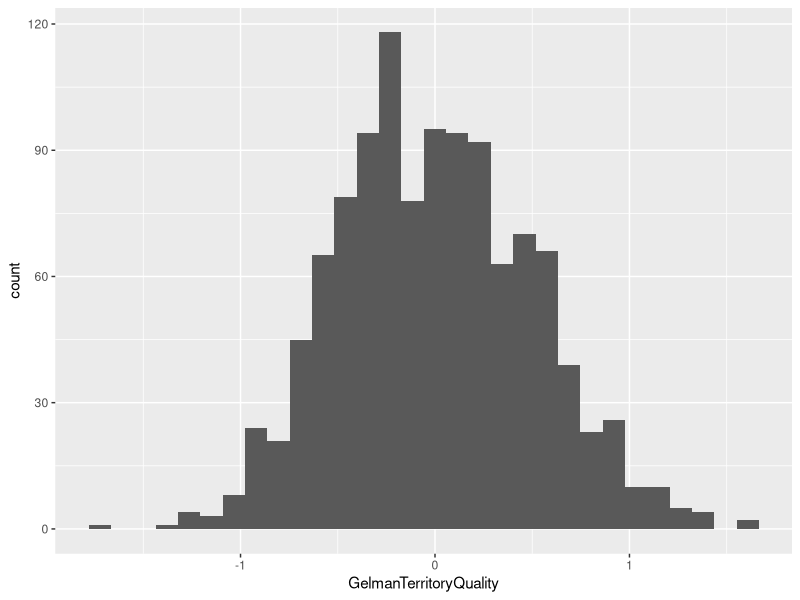
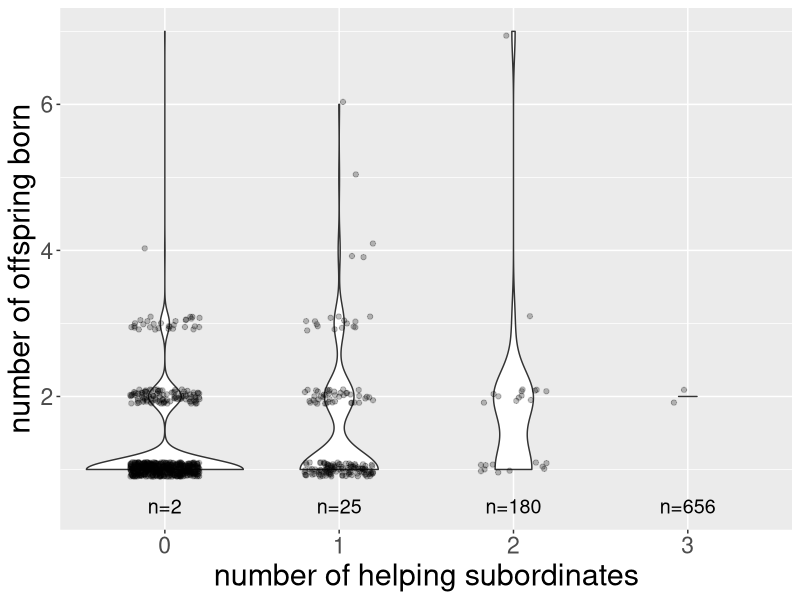
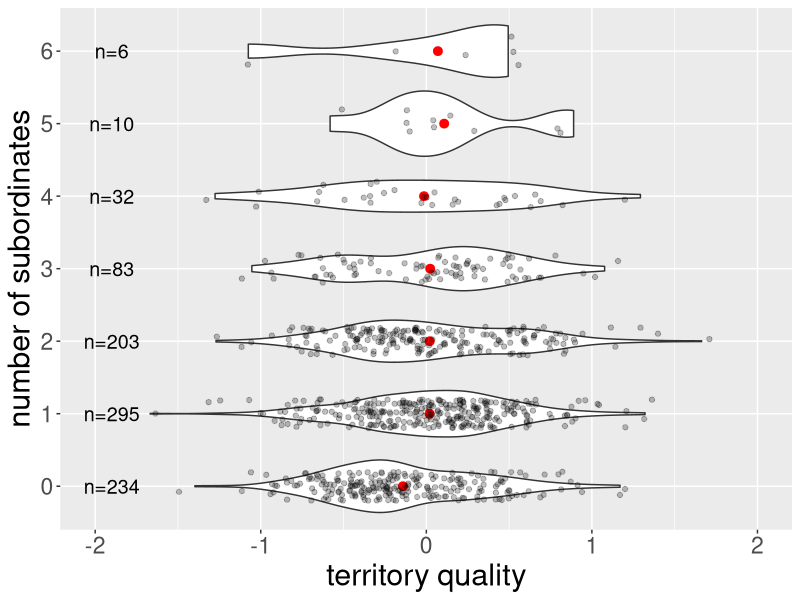

R code for these plots, in order:
## ---- chunk 1
library(knitr)
knitr::opts_chunk$set(echo = TRUE)
knitr::opts_chunk$set(tidy.opts = list(width.cutoff = 60), tidy = TRUE)


## ---- chunk 2
library(ggplot2)
library(dplyr)
library(plyr)
library(tidyverse)
library(ggpubr)
library(lme4)
library(readxl)

setwd("~/Desktop/Seychelles Warblers/MSc_thesis_Kiran_Lee_2021")


# territory quality data
YearlyTQData <- read_excel("YearlyTQ.xlsx")
TQ <- read_excel("TQ.xlsx")
TQ<-rename(TQ, c("PeriodYear"="Year"))
TQ<-rename(TQ, c("TQcorrected"="TerritoryQuality"))
TQ<-subset(TQ,  !is.na(TerritoryQuality))
TQ$logTerritoryQuality<-log(TQ$TerritoryQuality)
TQ$GelmanTerritoryQuality<-(TQ$logTerritoryQuality)-(mean(TQ$logTerritoryQuality))/(2*sd(TQ$logTerritoryQuality))  # transform territory quality

# sex ratio data
FullestSexRatioData <- read_excel("FullestSexRatioData.xlsx")
Data <- subset(FullestSexRatioData, !is.na(Year))
Data <- subset(Data, !is.na(Sex))
Data <- subset(Data, !is.na(TerritoryQuality))
Data <- subset(Data, pParentage>0.5) #choose chicks who's parentage is known with higher than half probability
Data$MumID[Data$MumID == "-998"] <- NA
Data$GelmanTerritoryQuality<-(log(Data$TerritoryQuality)-(mean(log(Data$TerritoryQuality))))/(2*sd(log(Data$TerritoryQuality))) # transform territory quality
ggplot(data=Data, aes(x=GelmanTerritoryQuality))+
  geom_histogram() #histogram to see spread of gelman territory quality. looks good


# status of each bird in field season
BirdIDSexYear <- read_excel("BirdIDSexYear.xlsx")

#create dataframe with summary stats per territory and then add this to other dataframes
TerritoryIDGroupStat<-ddply(Data, .(TerritoryID),summarise,
                   MeanTQbetweenyears= mean(TerritoryQuality),
                   RangeTQbetweenyears=max(TerritoryQuality)-min(TerritoryQuality),
                   sdTQbetweenyears= sd(TerritoryQuality),
                   SexRatiobetweenyears= mean(Sex),
                   cvTQbetweenyears= sdTQbetweenyears/MeanTQbetweenyears)
#add cvTQbetweenyears column
Data<-merge(x = Data , y = TerritoryIDGroupStat[ , c("TerritoryID", "cvTQbetweenyears")], by = "TerritoryID", all.x=TRUE)

# subset data so each row is a breedgroup in a field season
TData<-ddply(Data, .(Year, BreedGroupID, TerritoryID, nHelpers, nAB, nABX, nAllAB,nHelpersABX, nAdults,cvTQbetweenyears,nOffspringBreedGroup, FieldPeriodID),summarise, #This subset is important to not pseudoreplicate females offspring sex ratios. It takes the mean sex ratio when clutch size is bigger than 1.
             SexRatio= mean(Sex),
             TerritoryQuality= mean(TerritoryQuality),
             GelmanTerritoryQuality=mean(GelmanTerritoryQuality),
             nFem= length(Sex[Sex=="0"]), # number females per Year and territory ID
             nMale= length(Sex[Sex=="1"]),# number of males per year and territory ID
             nMums=n_distinct(MumID, na.rm = FALSE)
             
) 
#create dataframe with summary stats for each year on territory quality
TQgroupstata<-ddply(TQ, .(Year),summarise,
        MeanTQ= mean(TerritoryQuality),
        RangeTQ=max(TerritoryQuality)-min(TerritoryQuality),
        sdTQ= sd(TerritoryQuality),
        cvTQ= sdTQ/MeanTQ)
#add column of how variable territory qualities are within a year
TData<-merge(x = TData , y = TQgroupstata[ , c("Year", "cvTQ")], by = "Year", all.x=TRUE)
#make breedgroupid a factor
TData$BreedGroupID<- as.factor(TData$BreedGroupID)
#add a column for subordinate non-helpers
TData$NonHelpers<-TData$nAdults - TData$nHelpersABX
#add in the dominant mum and dad id for each breed group
DominantMaleIDSexYear<-subset(BirdIDSexYear, Status=="BrM")
DominantMaleIDSexYear$MaleID<-DominantMaleIDSexYear$BirdID

DominantFemaleIDSexYear<-subset(BirdIDSexYear, Status=="BrF")
DominantFemaleIDSexYear$FemaleID<-DominantFemaleIDSexYear$BirdID

TData<-merge(x = TData, y = DominantMaleIDSexYear[ , c("BreedGroupID", "MaleID")], by = "BreedGroupID", all.x=TRUE)
TData<-merge(x = TData, y = DominantFemaleIDSexYear[ , c("BreedGroupID", "FemaleID")], by = "BreedGroupID", all.x=TRUE)
#add column of how variable a territory's quality is
TData<-merge(x = TData , y = TerritoryIDGroupStat[ , c("TerritoryID", "cvTQbetweenyears")], by = "TerritoryID", all.x=TRUE)
#add column of how variable territory qualities are within a year
TData<-merge(x = TData , y = TQgroupstata[ , c("Year", "cvTQ")], by = "Year", all.x=TRUE)
TData$BreedGroupID<- as.factor(TData$BreedGroupID)

#create dataframe with summary stats for each year on territory quality
TQgroupstata<-ddply(TQ, .(Year),summarise,
        MeanTQ= mean(TerritoryQuality),
        RangeTQ=max(TerritoryQuality)-min(TerritoryQuality),
        sdTQ= sd(TerritoryQuality),
        cvTQ= sdTQ/MeanTQ)

##create dataframe with summary stats for each year on numbers daughters and males and territory quality 
DataGroupStat<-ddply(Data, .(Year),summarise,
                   MeanTQ= mean(TerritoryQuality),
                   RangeTQ=max(TerritoryQuality)-min(TerritoryQuality),
                   sdTQ= sd(TerritoryQuality),
                   OffspringSexRatio= mean(Sex), # mean offspring sex ratio had in that year
                   cvTQ= sdTQ/MeanTQ,
                   nDaughters= length(Sex[Sex=="0"]), # number daughters had in that year
                   nSons= length(Sex[Sex=="1"])) # number sons had in that year




# add fieldperiod start and end dates into dataframes
#first create dataframe with summary stats per fieldperiod
FieldPeriodIDGroupStat<-ddply(BirdIDSexYear, .(FieldPeriodID, PeriodEnd, PeriodStart),summarise,
                              nFem= length(Sex[Sex=="0"]),
                              nMale= length(Sex[Sex=="1"]))
FieldPeriodIDGroupStat$PeriodLength<-FieldPeriodIDGroupStat$PeriodEnd-FieldPeriodIDGroupStat$PeriodStart

Data<-merge(x = Data , y = FieldPeriodIDGroupStat [ , c("FieldPeriodID", "PeriodStart")], by = "FieldPeriodID", all.x=TRUE)
Data<-merge(x = Data , y = FieldPeriodIDGroupStat [ , c("FieldPeriodID", "PeriodEnd")], by = "FieldPeriodID", all.x=TRUE)
Data<-merge(x = Data , y = FieldPeriodIDGroupStat [ , c("FieldPeriodID", "PeriodLength")], by = "FieldPeriodID", all.x=TRUE)
TData<-merge(x = TData , y = FieldPeriodIDGroupStat [ , c("FieldPeriodID", "PeriodLength")], by = "FieldPeriodID", all.x=TRUE)

# create sex ratio data including mum's status
PedigreePlusStatus<- read_excel("PedigreePlusStatus.xlsx")
MumStatus <- subset(PedigreePlusStatus, !is.na(Year))
MumStatus <- subset(MumStatus, !is.na(Sex))
MumStatus <- subset(MumStatus, !is.na(TerritoryQuality))
MumStatus <- subset(MumStatus, pParentage>0.5) #choose chicks who's parentage is known with higher than half probability
MumStatus$MumID <- as.character(MumStatus$MumID)
MumStatus$MumID[MumStatus$MumID == "-998"] <- "NA"
MumStatus$MumID<- as.factor(MumStatus$MumID)
MumStatus$TerritoryQuality<-as.numeric(gsub(",", ".", MumStatus$TerritoryQuality))
MumStatus$GelmanTerritoryQuality<-(log(MumStatus$TerritoryQuality)-(mean(log(MumStatus$TerritoryQuality))))/(2*sd(log(MumStatus$TerritoryQuality)))
#add cvTQbetweenyears column
MumStatus<-merge(x = MumStatus , y = TerritoryIDGroupStat[ , c("TerritoryID", "cvTQbetweenyears")], by = "TerritoryID", all.x=TRUE)
Mumstatusgroupstat<-ddply(MumStatus, .(MumID,BreedGroupID,TerritoryID,GelmanTerritoryQuality,FieldPeriodID,nHelpers, nAB, nABX, nAllAB, nHelpersABX, nAdults,Year,cvTQbetweenyears,Status),summarise,
                    OffspringSexRatio= mean(Sex),
                    nFem= length(Sex[Sex=="0"]), # number females per treatment group
                    nMale= length(Sex[Sex=="1"]))

Mumstatusgroupstat$ClutchSize<-Mumstatusgroupstat$nFem+Mumstatusgroupstat$nMale
Mumstatusgroupstat<-merge(x = Mumstatusgroupstat , y = FieldPeriodIDGroupStat [ , c("FieldPeriodID", "PeriodLength")], by = "FieldPeriodID", all.x=TRUE)
# assign dominancy to mums
MumStatus$StatusBrF<-revalue(MumStatus$Status, c(ABX="NonBrF",H="NonBrF",AB="NonBrF",NSA="NonBrF",SEEN1="NonBrF",SEEN2="NonBrF",NS="NonBrF",OFL="NonBrF",SBR="NonBrF",TBRF="NonBrF"))
Mumstatusgroupstat$Dominant<-Mumstatusgroupstat$Status
Mumstatusgroupstat$Dominant[Mumstatusgroupstat$Status!="BrF"] <- 0
Mumstatusgroupstat$Dominant[Mumstatusgroupstat$Status=="BrF"] <- 1
Mumstatusgroupstat$NonHelpers<-Mumstatusgroupstat$nAdults - Mumstatusgroupstat$nHelpersABX
Mumstatusgroupstat$Dominant<-as.factor(Mumstatusgroupstat$Dominant)

#mum group stat. My dataset contains 995 mums and 1034 dads.
Mumgroupstat<-ddply(Data, .(MumID,BreedGroupID,GelmanTerritoryQuality,nHelpers, nAB, nABX, nAllAB,nHelpersABX, nAdults,Year,cvTQbetweenyears,PeriodLength),summarise,
                          OffspringSexRatio= mean(Sex),
                          nFem= length(Sex[Sex=="0"]), # number females per treatment group
                          nMale= length(Sex[Sex=="1"]))
Mumgroupstat$ClutchSize<-Mumgroupstat$nFem+Mumgroupstat$nMale



## ---- chunk 3
mean(Data$pParentage)
sd(Data$pParentage, na.rm=TRUE) /  
  sqrt(length(Data$pParentage[!is.na(Data$pParentage)]))
nrow(Data)
## ---- chunk 4

## ---- chunk 5
table(Mumgroupstat$ClutchSize)
mean(Mumgroupstat$ClutchSize)
sd(Mumgroupstat$ClutchSize, na.rm=TRUE) /  
  sqrt(length(Mumgroupstat$ClutchSize[!is.na(Mumgroupstat$ClutchSize)]))
## ---- chunk 6
table(MumStatus$StatusBrF)
## ---- chunk 7
mean(TData$nOffspringBreedGroup)
sd(TData$nOffspringBreedGroup, na.rm=TRUE) /  
  sqrt(length(TData$nOffspringBreedGroup[!is.na(TData$nOffspringBreedGroup)]))
## ---- chunk 8
#Territories with more helpers have larger clutches visually
table(TData$nHelpers)

ggplot(data=subset(TData), aes(x=factor(nHelpers), y=nOffspringBreedGroup))+
 geom_violin() +
  stat_summary(fun.data=mean_sdl, mult=1, 
                 geom="pointrange", color="red")+
  geom_jitter(alpha = .25, width = .2, height = 0.1) +
  ylim(1,7)+ 
  labs(x= "number of helping subordinates", y="number of offspring born")+
  theme(axis.title.x = element_text(size = rel(2)),
        axis.title.y = element_text(size = rel(2)),
        axis.text =element_text(size = rel(1.5)))+
  annotate("text", size=5,y = 0.5, x = 1, label = "n=2")+
  annotate("text",size=5, y = 0.5, x = 2, label = "n=25")+
  annotate("text", size=5, y = 0.5, x = 3, label = "n=180")+
  annotate("text", size=5,y = 0.5, x =4, label = "n=656")+
  ylim(0.5,7)

mm<-glmer(nOffspringBreedGroup ~ GelmanTerritoryQuality +nHelpers + NonHelpers +PeriodLength + (1|TerritoryID) + (1|FieldPeriodID)+ (1|MaleID)+ (1|FemaleID), data=TData, family=poisson)
summary(mm)
drop1(mm, test="Chisq")
## ---- chunk 9
mmm<-glmer(nAdults~GelmanTerritoryQuality + (1|FieldPeriodID) + (1|TerritoryID) + (1|MaleID) + (1|FemaleID), data=TData, family=poisson)
summary(mmm)
drop1(mmm, test="Chisq")

ggplot(data=TData, aes(x=factor(nAdults) , y=GelmanTerritoryQuality))+
  geom_violin() + coord_flip() +
  stat_summary(fun.y=mean, mult=1, 
               geom="pointrange", color="red")+
  geom_jitter(alpha = .25, width = .2, height = 0.1)+
  labs(x= "number of subordinates", y="territory quality")+
  theme(axis.title.x = element_text(size = rel(2)),
        axis.title.y = element_text(size = rel(2)),
        axis.text =element_text(size = rel(1.5)))+
  annotate("text", size=5,y = -1.9, x = 7, label = "n=6")+
  annotate("text",size=5, y = -1.9, x = 6, label = "n=10")+
  annotate("text", size=5, y = -1.9, x = 5, label = "n=32")+
  annotate("text", size=5,y = -1.9, x =4, label = "n=83")+
  annotate("text",size=5, y = -1.9, x = 3, label = "n=203")+
  annotate("text", size=5, y = -1.9, x = 2, label = "n=295")+
  annotate("text", size=5, y = -1.9, x = 1, label = "n=234")+ ylim(-2.01,2.01)
## ---- chunk 10
mmm<-glmer(ClutchSize ~ GelmanTerritoryQuality+nHelpers+Dominant +  NonHelpers+ PeriodLength + (1|TerritoryID) + (1|MumID), data=subset(Mumstatusgroupstat), family=poisson)

summary(mmm)
## ---- chunk 11

## ---- chunk 12

## ---- chunk 13

## ---- chunk 14

## ---- chunk 15

## ---- chunk 16

## ---- chunk 17

## ---- chunk 18

## ---- chunk 19

## ---- chunk 20

## ---- chunk 21

## ---- chunk 22

## ---- chunk 23

